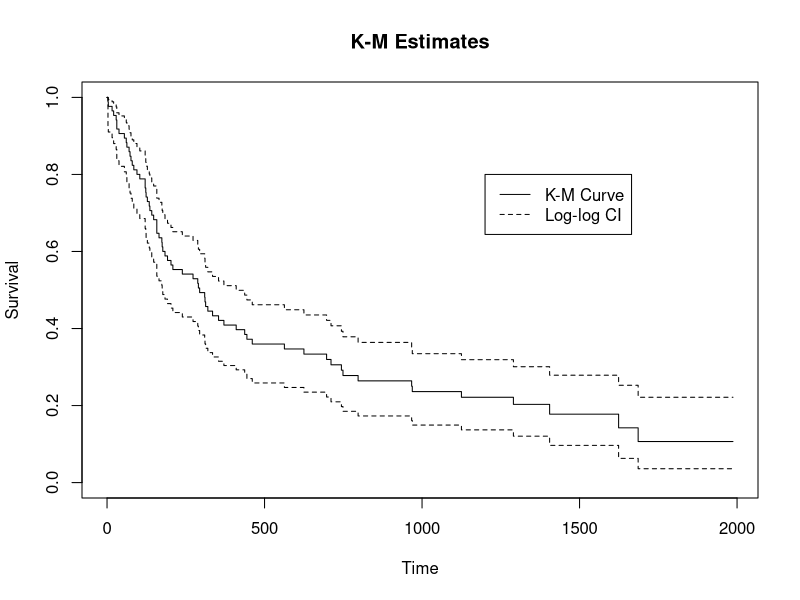
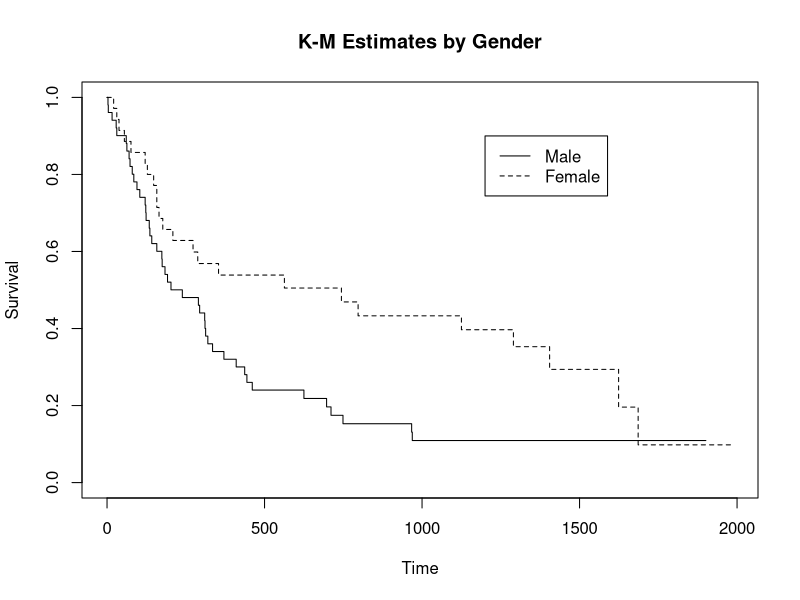
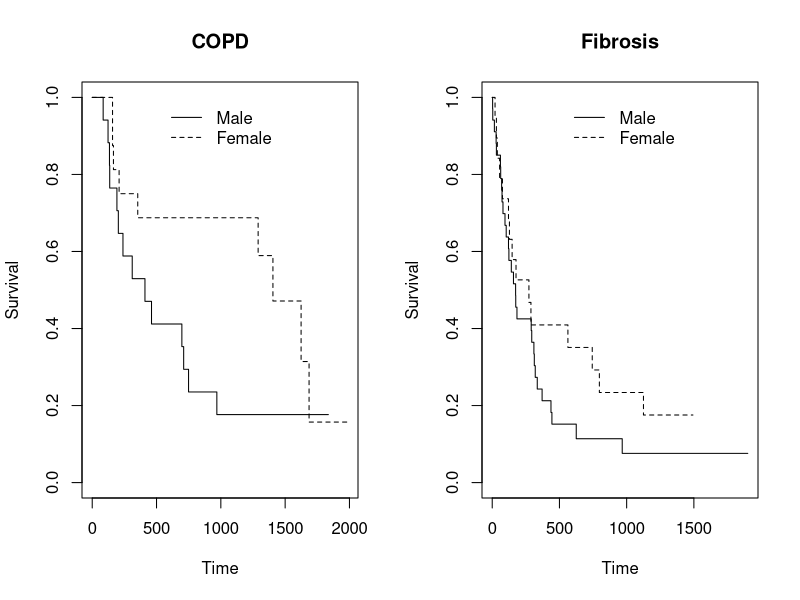
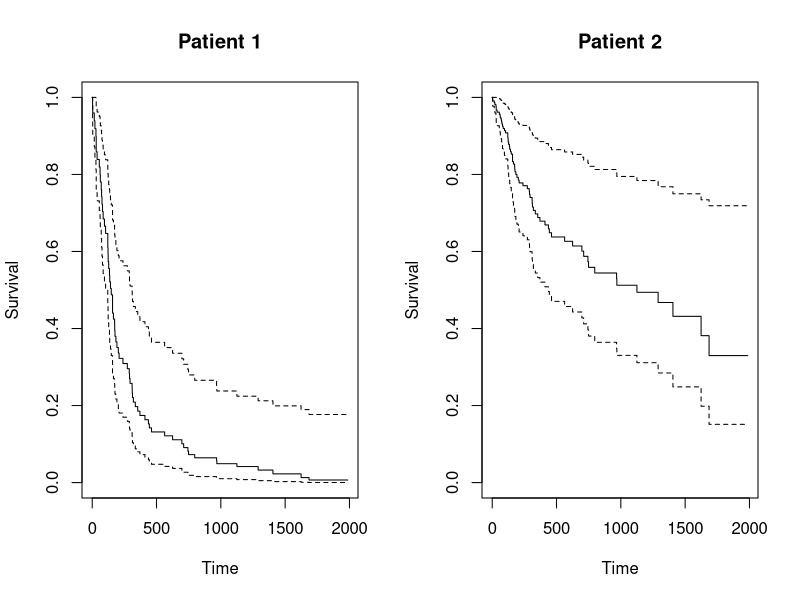
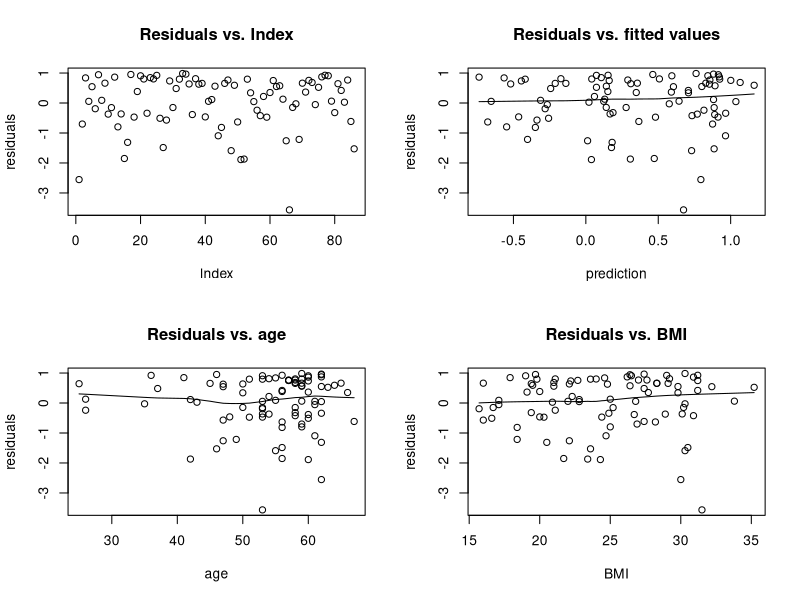
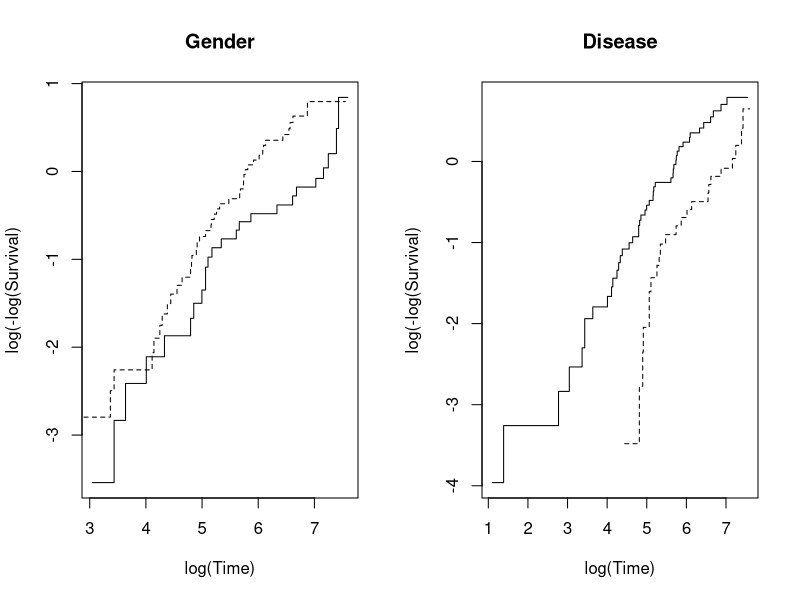
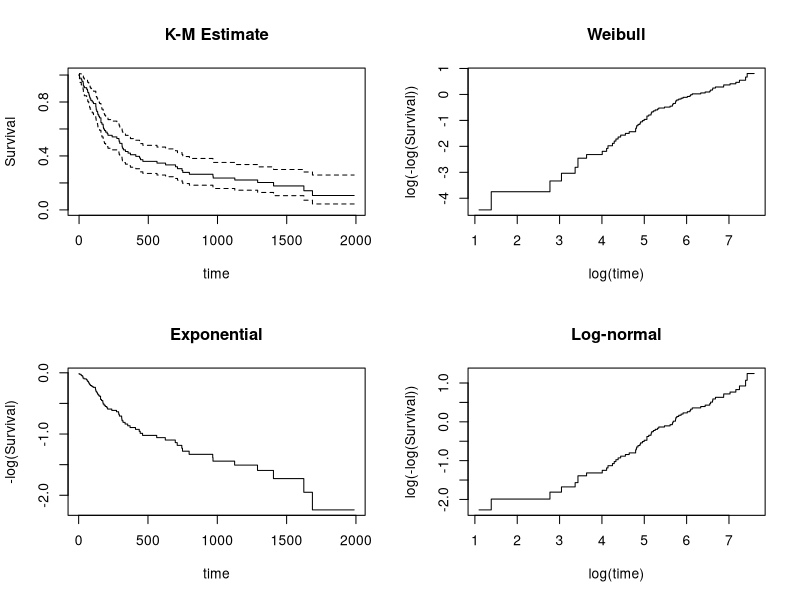
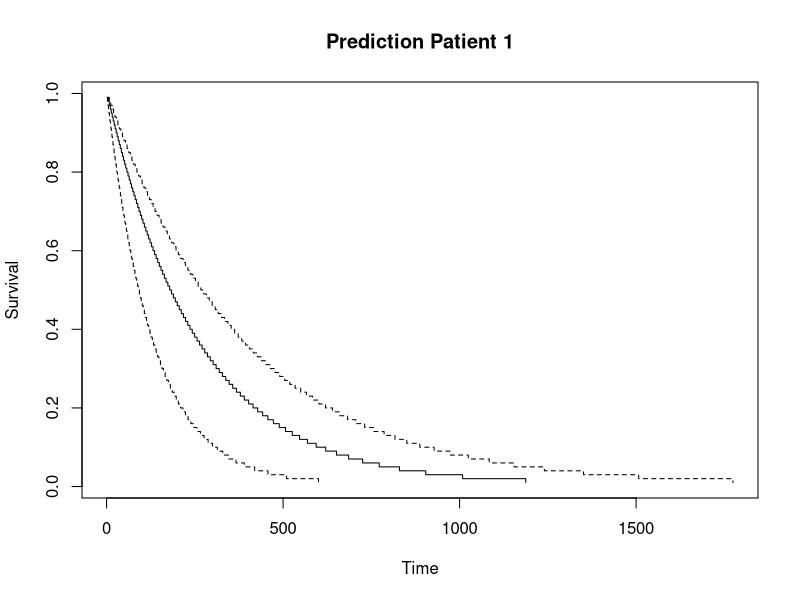

Source code (R) for these figures, in order:
####################
# Vincent Buekers 
# Project 
####################
library(survival)

setwd("~/Desktop/Survival & Reliability/Project")
data = read.table('LungNew.txt', header = TRUE, dec = '.')

n = dim(data)[1]
p = dim(data)[2]

#-----------
# Question 1
#-----------
# Kaplan-Meier Estimate
KM = survfit(Surv(time, status)~1,conf.type='log-log', data)
summary(KM)

plot(KM, main="K-M Estimates", xlab = "Time", ylab = "Survival")
legend(1200, 0.8, lty = c(1,2), legend=c("K-M Curve","Log-log CI"))

# time at which only 35% of patients are still alive according to KM estimates
KM$time[which(KM$surv<=.35)][1]

# Residual lifetime
res_lifetime = (1- KM$surv[which(KM$time>800)][1] - (1 - KM$surv[which(KM$time>500)][1]))/KM$surv[which(KM$time>500)][1]

# Delta method
Var_surv = KM$surv*(1-KM$surv)/n
pdf = dnorm(KM$surv)
Greenwood = (KM$surv)^2*(KM$n.event)/((KM$n.risk)*(KM$n.risk-KM$n.event))

Var_reslife = ((pdf/KM$surv)^2)*Greenwood
SE_reslife = sqrt(Var_reslife)

index = which(KM$time>800)[1]
SE_reslife[index]

#-----------
# Question 2
#-----------
# Kaplan-Meier Estimates based on gender
KM2 = survfit(Surv(time, status)~gender,data)
KM2

plot(KM2, main="K-M Estimates by Gender", xlab = "Time", ylab = "Survival", lty=c(1,2))
legend(1200, .9, lty = c(1,2), legend=c("Male","Female"))

survdiff(Surv(time, status)~gender, rho=1 ,data)

# Patients on list for over a year
survdiff(Surv(time[which(time>365)], status[which(time>365)])~gender[which(time>365)], rho=1 ,data)

# Stratified by disease
KM3 = survfit(Surv(time, status)~gender+strata(disease),data)
KM3

par(mfrow=c(1,2))
plot(KM3[c(1,3)], lty = c(1,2), main="COPD", xlab="Time", ylab = "Survival")
legend(500, 1, legend=c("Male", "Female"),lty = c(1,2), bty = "n")
plot(KM3[c(2,4)], lty=c(1,2), main="Fibrosis", xlab="Time", ylab = "Survival")
legend(500, 1, legend=c("Male", "Female"),lty = c(1,2), bty="n")

# stratified test
survdiff(Surv(time, status)~gender+strata(disease),data)

#------------
# Question 3
#------------
# Cox Regression Model
fit1 = coxph(Surv(time, status)~ age + (gender==1) + bmi + disease, data)
cox.summary = summary(fit1)
cox.summary

# Parsimonious model
fit2 = coxph(Surv(time, status)~ (gender==1) + disease, data) 
summary(fit2)
anova(fit1, fit2)

# Interaction model
cox.int = coxph(Surv(time, status)~ age*gender*disease*bmi, data)
summary(cox.int)

# Hazard Ratio Males
HR_Male = cox.summary$coefficients[2,2]
HR_Male

# Predictions for patient 1 & 2
patient1 = survfit(coxph(Surv(time, status)~age+gender+bmi+disease, data)
                   , type='breslow'
                   , newdata = data.frame(gender=1, disease=2, age=60, bmi=23))
patient1
plot(patient1, main="Patient 1",  xlab = "Time", ylab = "Survival")

patient2 = survfit(coxph(Surv(time, status)~age+gender+bmi+disease, data)
                   , type='breslow'
                   , newdata = data.frame(gender=2, disease=1, age=40, bmi=19))
patient2
plot(patient2, main="Patient 2", xlab = "Time", ylab = "Survival")

# Residual diagnostics
fit.res = residuals(fit1, type="martingale")
fit.pred = predict(fit1)

par(mfrow=c(2,2))
plot(fit.res, ylab="residuals", main="Residuals vs. Index")

plot(fit.pred,fit.res,xlab="prediction",ylab="residuals", main="Residuals vs. fitted values")
lines(lowess(fit.pred,fit.res))

plot(data$age,fit.res,xlab="age",ylab="residuals", main='Residuals vs. age')
lines(lowess(data$age,fit.res))

plot(data$bmi,fit.res,xlab="BMI",ylab="residuals", main='Residuals vs. BMI')
lines(lowess(data$bmi,fit.res))

# proportional hazard assumption 
fit.gender = survfit(Surv(time,status) ~ gender, data)

par(mfrow=c(1,2))
plot(log(fit.gender[2]$time),log(-log(fit.gender[2]$surv)),xlab="log(Time)",ylab="log(-log(Survival)",
     type="s", main = "Gender")
lines(log(fit.gender[1]$time),log(-log(fit.gender[1]$surv)),lty=2,type="s")

fit.disease = survfit(Surv(time,status) ~ disease, data)

plot(log(fit.disease[2]$time),log(-log(fit.disease[2]$surv)),xlab="log(Time)",ylab="log(-log(Survival)",
     type="s", main="Disease")
lines(log(fit.disease[1]$time),log(-log(fit.disease[1]$surv)),lty=2,type="s")

# stratified cox by strata of disease
cox.strat = coxph(Surv(time, status)~ age + gender + bmi + strata(disease), data)
summary(cox.strat)

#-----------
# Question 4
#-----------
# Distributional fit
fit.dist = survfit(Surv(time, status)~1, conf.type="none", data)
par(mfrow=c(2,2))
plot(fit.dist, xlab = "time", ylab = "Survival", main="K-M Estimate")

plot(log(fit.dist$time), log(-log(fit.dist$surv)), type="s"
     , xlab = "log(time)", ylab="log(-log(Survival))", main="Weibull")

plot(fit.dist$time, log(fit.dist$surv), type="s"
     , xlab = "time", ylab="-log(Survival)", main='Exponential')

plot(log(fit.dist$time), qnorm(1-fit.dist$surv), type="s"
     , xlab = "log(time)", ylab="log(-log(Survival))", main="Log-normal")

# AFT
aft_exp = survreg(Surv(time, status)~ age+(gender==1)+bmi+disease, dist = 'exponential', data)
summary(aft_exp)

exp(-aft_exp$coefficients[5])

# Prediction
predict.aft = predict(aft_exp, newdata = list(age=60, bmi=23, gender=1, disease=2)
                      , se.fit = TRUE, type = "response")
predict.aft$fit
predict.aft$se.fit
par(mfrow=c(1,1))
pct = 1:99/100
ptime = predict(aft_exp, newdata = list(age=60, bmi=23, gender=1, disease=2), type='quantile',
                 p=pct, se=TRUE)
matplot(cbind(ptime$fit, ptime$fit + 1.96*ptime$se.fit, ptime$fit - 1.96*ptime$se.fit)
        , 1-pct, xlab="Time", ylab="Survival", type='s', lty=c(1,2,2),col=1, main='Prediction Patient 1')


